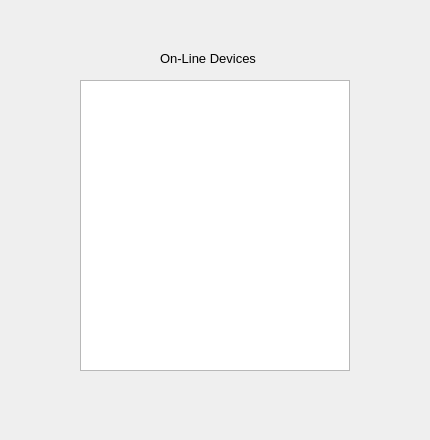
<?xml version="1.0" encoding="UTF-8"?>
<ui version="4.0">
 <class>Devices</class>
 <widget class="QWidget" name="Devices">
  <property name="geometry">
   <rect>
    <x>0</x>
    <y>0</y>
    <width>430</width>
    <height>440</height>
   </rect>
  </property>
  <property name="font">
   <font>
    <family>Microsoft YaHei UI</family>
   </font>
  </property>
  <property name="windowTitle">
   <string>Form</string>
  </property>
  <widget class="QListWidget" name="devices_list">
   <property name="geometry">
    <rect>
     <x>80</x>
     <y>80</y>
     <width>270</width>
     <height>291</height>
    </rect>
   </property>
  </widget>
  <widget class="QLabel" name="label">
   <property name="geometry">
    <rect>
     <x>160</x>
     <y>50</y>
     <width>111</width>
     <height>16</height>
    </rect>
   </property>
   <property name="font">
    <font>
     <pointsize>10</pointsize>
    </font>
   </property>
   <property name="text">
    <string>On-Line Devices</string>
   </property>
  </widget>
 </widget>
 <resources/>
 <connections/>
</ui>
